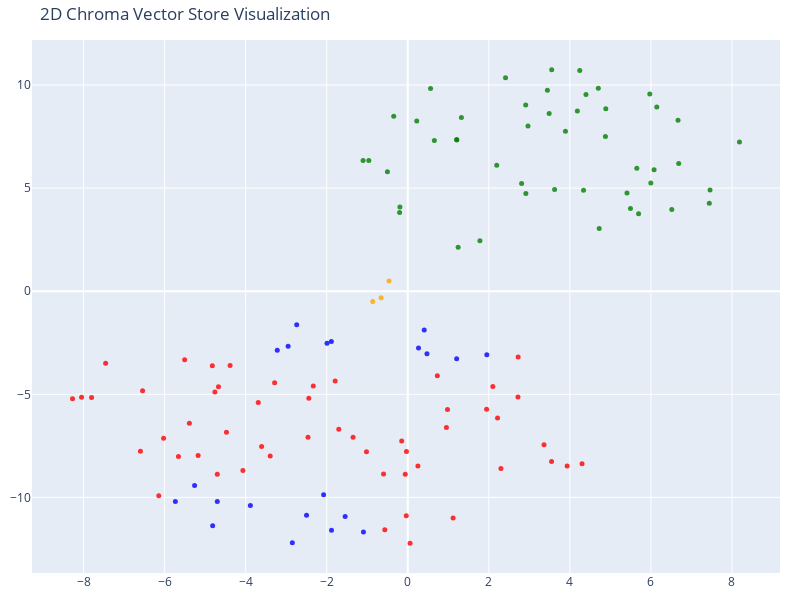

The cell this chart's notebook holds for it:
### Code cell
# We humans find it easier to visalize things in 2D!
# Reduce the dimensionality of the vectors to 2D using t-SNE
# (t-distributed stochastic neighbor embedding)

tsne = TSNE(n_components=2, random_state=42)
reduced_vectors = tsne.fit_transform(vectors)

# Create the 2D scatter plot
fig = go.Figure(data=[go.Scatter(
    x=reduced_vectors[:, 0],
    y=reduced_vectors[:, 1],
    mode='markers',
    marker=dict(size=5, color=colors, opacity=0.8),
    text=[f"Type: {t}<br>Text: {d[:100]}..." for t, d in zip(doc_types, documents)],
    hoverinfo='text'
)])

fig.update_layout(
    title='2D Chroma Vector Store Visualization',
    scene=dict(xaxis_title='x',yaxis_title='y'),
    width=800,
    height=600,
    margin=dict(r=20, b=10, l=10, t=40)
)

fig.show()

### Figure 1 — Plotly figure (JSON) as saved in the notebook; plotly's stock layout.template omitted (floating-point values rounded to 4 significant figures)
{"data": [{"hoverinfo": "text", "marker": {"color": ["orange", "orange", "orange", "red", "red", "red", "red", "red", "red", "red", "red", "red", "red", "red", "red", "red", "red", "red", "red", "red", "red", "red", "red", "red", "red", "red", "red", "red", "red", "red", "red", "red", "red", "red", "red", "red", "red", "red", "red", "red", "red", "red", "red", "red", "red", "red", "red", "red", "red", "red", "red", "red", "red", "red", "red", "green", "green", "green", "green", "green", "green", "green", "green", "green", "green", "green", "green", "green", "green", "green", "green", "green", "green", "green", "green", "green", "green", "green", "green", "green", "green", "green", "green", "green", "green", "green", "green", "green", "green", "green", "green", "green", "green", "green", "green", "green", "green", "green", "green", "green", "green", "green", "blue", "blue", "blue", "blue", "blue", "blue", "blue", "blue", "blue", "blue", "blue", "blue", "blue", "blue", "blue", "blue", "blue", "blue", "blue", "blue", "blue"], "opacity": 0.8, "size": 5}, "mode": "markers", "text": ["Type: company<br>Text: # About Insurellm\n\nInsurellm was founded by Avery Lancaster in 2015 as an insurance tech startup des...", "Type: company<br>Text: # Careers at Insurellm\n\nInsurellm is hiring! We are looking for talented software engineers, data sc...", "Type: company<br>Text: # Overview of Insurellm\n\nInsurellm is an innovative insurance tech firm with 200 employees across th...", "Type: contracts<br>Text: # Contract with Apex Reinsurance for Rellm: AI-Powered Enterprise Reinsurance Solution\n\n## Terms\n\n1....", "Type: contracts<br>Text: ## Renewal\n\n1. **Automatic Renewal**: This Agreement will automatically renew for successive one-yea...", "Type: contracts<br>Text: 2. **Seamless Integrations**: The architecture of Rellm allows for easy integration with existing sy...", "Type: contracts<br>Text: 1. **Technical Support**: Provider shall offer dedicated technical support to the Client via phone, ...", "Type: contracts<br>Text: **Insurellm, Inc.**  \n_____________________________  \nAuthorized Signature   \nDate: ________________...", "Type: contracts<br>Text: # Contract with Belvedere Insurance for Markellm\n\n## Terms\nThis Contract (\"Agreement\") is made and e...", "Type: contracts<br>Text: ## Renewal\n1. **Renewal Terms**: This Agreement may be renewed for additional one-year terms upon mu...", "Type: contracts<br>Text: ## Features\n1. **AI-Powered Matching**: Belvedere Insurance will benefit from Markellm's AI-powered ...", "Type: contracts<br>Text: ## Support\n1. **Technical Support**: Technical support will be available from 9 AM to 7 PM EST, Mond...", "Type: contracts<br>Text: **Belvedere Insurance**  \nSignature: ______________________  \nName: [Authorized Signatory]  \nTitle: ...", "Type: contracts<br>Text: # Contract with BrightWay Solutions for Markellm\n\n**Contract Date:** October 5, 2023  \n**Contract ID...", "Type: contracts<br>Text: 3. **Service Level Agreement (SLA):**  \n   Insurellm commits to a 99.9% uptime for the platform with...", "Type: contracts<br>Text: 2. **Real-Time Quote Availability:**  \n   Consumers sourced via BrightWay Solutions will receive rea...", "Type: contracts<br>Text: 3. **Training and Onboarding:**  \n   Insurellm agrees to provide one free training session on how to...", "Type: contracts<br>Text: # Contract with EverGuard Insurance for Rellm: AI-Powered Enterprise Reinsurance Solution\n\n**Contrac...", "Type: contracts<br>Text: 4. **Usage Rights**: EverGuard Insurance is granted a non-exclusive, non-transferable license to acc...", "Type: contracts<br>Text: 1. **Core Functionality**: Rellm provides EverGuard Insurance with advanced AI-driven analytics, sea...", "Type: contracts<br>Text: 1. **Customer Support**: Insurellm will provide EverGuard Insurance with 24/7 customer support, incl...", "Type: contracts<br>Text: ---\n\n**Signatures**  \n**For Insurellm**: __________________________  \n**Name**: John Smith  \n**Title...", "Type: contracts<br>Text: # Contract with GreenField Holdings for Markellm\n\n**Effective Date:** November 15, 2023  \n**Contract...", "Type: contracts<br>Text: ## Renewal\n1. **Automatic Renewal**: This contract will automatically renew for sequential one-year ...", "Type: contracts<br>Text: ## Features\n1. **AI-Powered Matching**: Access to advanced algorithms that connect GreenField Holdin...", "Type: contracts<br>Text: ## Support\n1. **Customer Support Access**: The Client will have access to dedicated support through ...", "Type: contracts<br>Text: **Signatures:**  \n_________________________                           _________________________  \n**...", "Type: contracts<br>Text: # Contract with Greenstone Insurance for Homellm\n\n---\n\n## Terms\n\n1. **Parties**: This Contract (\"Agr...", "Type: contracts<br>Text: 4. **Payment Terms**: \n   - The Customer shall pay an amount of $10,000 per month for the Standard T...", "Type: contracts<br>Text: ---\n\n## Features\n\n- **AI-Powered Risk Assessment**: Customer will have access to enhanced risk evalu...", "Type: contracts<br>Text: - **Customer Portal**: A dedicated portal will be provided, allowing the Customer's clients to manag...", "Type: contracts<br>Text: ______________________________  \n[Name], [Title]  \nDate: ______________________\n\n**For Greenstone In...", "Type: contracts<br>Text: # Contract with GreenValley Insurance for Homellm\n\n**Contract Date:** October 6, 2023  \n**Contract N...", "Type: contracts<br>Text: 4. **Confidentiality:** Both parties agree to maintain the confidentiality of proprietary informatio...", "Type: contracts<br>Text: 1. **AI-Powered Risk Assessment:** Access to advanced AI algorithms for real-time risk evaluations.\n...", "Type: contracts<br>Text: 3. **Regular Updates:** Insurellm will offer ongoing updates and enhancements to the Homellm platfor...", "Type: contracts<br>Text: # Contract with Pinnacle Insurance Co. for Homellm\n\n## Terms\nThis contract (\"Contract\") is entered i...", "Type: contracts<br>Text: ## Renewal\n1. **Renewal Terms**: At the end of the initial term, this Contract shall automatically r...", "Type: contracts<br>Text: ## Features\n1. **AI-Powered Risk Assessment**: Utilized for tailored underwriting decisions specific...", "Type: contracts<br>Text: ## Support\n1. **Technical Support**: Insurellm shall provide 24/7 technical support via an email and...", "Type: contracts<br>Text: # Contract with Roadway Insurance Inc. for Carllm\n\n---\n\n## Terms\n\n1. **Agreement Effective Date**: T...", "Type: contracts<br>Text: ---\n\n## Renewal\n\n1. **Automatic Renewal**: This agreement will automatically renew for an additional...", "Type: contracts<br>Text: ---\n\n## Features\n\n1. **Access to Core Features**: Roadway Insurance Inc. will have access to all Pro...", "Type: contracts<br>Text: ---\n\n## Support\n\n1. **Technical Support**: Roadway Insurance Inc. will receive priority technical su...", "Type: contracts<br>Text: # Contract with Stellar Insurance Co. for Rellm\n\n## Terms\nThis contract is made between **Insurellm*...", "Type: contracts<br>Text: ### Termination\nEither party may terminate this agreement with a **30-day written notice**. In the e...", "Type: contracts<br>Text: ## Features\nStellar Insurance Co. will receive access to the following features of the Rellm product...", "Type: contracts<br>Text: ## Support\nInsurellm provides Stellar Insurance Co. with the following support services:\n\n- **24/7 T...", "Type: contracts<br>Text: # Contract with TechDrive Insurance for Carllm\n\n**Contract Date:** October 1, 2024  \n**Contract Dura...", "Type: contracts<br>Text: ## Renewal\n\n1. **Automatic Renewal**: This contract shall automatically renew for additional one-yea...", "Type: contracts<br>Text: ## Support\n\n1. **Customer Support**: Insurellm will provide 24/7 customer support to TechDrive Insur...", "Type: contracts<br>Text: **TechDrive Insurance Representative:**  \nName: Sarah Johnson  \nTitle: Operations Director  \nDate: _...", "Type: contracts<br>Text: # Contract with Velocity Auto Solutions for Carllm\n\n**Contract Date:** October 1, 2023  \n**Contract ...", "Type: contracts<br>Text: ## Renewal\n\n1. **Automatic Renewal**: This contract will automatically renew for successive 12-month...", "Type: contracts<br>Text: ## Support\n\n1. **Customer Support**: Velocity Auto Solutions will have access to Insurellm’s custome...", "Type: employees<br>Text: # HR Record\n\n# Alex Chen\n\n## Summary\n- **Date of Birth:** March 15, 1990  \n- **Job Title:** Backend ...", "Type: employees<br>Text: ## Annual Performance History\n- **2020:**  \n  - Completed onboarding successfully.  \n  - Met expecta...", "Type: employees<br>Text: ## Compensation History\n- **2020:** Base Salary: $80,000  \n- **2021:** Base Salary Increase to $90,0...", "Type: employees<br>Text: Alex Chen continues to be a vital asset at Insurellm, contributing significantly to innovative backe...", "Type: employees<br>Text: # HR Record\n\n# Alex Harper\n\n## Summary\n- **Date of Birth**: March 15, 1993  \n- **Job Title**: Sales ...", "Type: employees<br>Text: ## Annual Performance History  \n- **2021**:  \n  - **Performance Rating**: 4.5/5  \n  - **Key Achievem...", "Type: employees<br>Text: - **2022**:  \n  - **Base Salary**: $65,000 (Promotion to Senior SDR)  \n  - **Bonus**: $13,000 (20% o...", "Type: employees<br>Text: # HR Record\n\n# Alex Thomson\n\n## Summary\n- **Date of Birth:** March 15, 1995  \n- **Job Title:** Sales...", "Type: employees<br>Text: ## Annual Performance History  \n- **2022** - Rated as \"Exceeds Expectations.\" Alex Thomson achieved ...", "Type: employees<br>Text: ## Other HR Notes\n- Alex Thomson is an active member of the Diversity and Inclusion committee at Ins...", "Type: employees<br>Text: # Avery Lancaster\n\n## Summary\n- **Date of Birth**: March 15, 1985  \n- **Job Title**: Co-Founder & Ch...", "Type: employees<br>Text: - **2010 - 2013**: Business Analyst at Edge Analytics  \n  Prior to joining Innovate, Avery worked as...", "Type: employees<br>Text: - **2018**: **Exceeds Expectations**  \n  Under Avery’s pivoted vision, Insurellm launched two new su...", "Type: employees<br>Text: - **2022**: **Satisfactory**  \n  Avery focused on rebuilding team dynamics and addressing employee c...", "Type: employees<br>Text: ## Compensation History\n- **2015**: $150,000 base salary + Significant equity stake  \n- **2016**: $1...", "Type: employees<br>Text: ## Other HR Notes\n- **Professional Development**: Avery has actively participated in leadership trai...", "Type: employees<br>Text: # HR Record\n\n# Emily Carter\n\n## Summary\n- **Date of Birth:** August 12, 1990  \n- **Job Title:** Acco...", "Type: employees<br>Text: - **2017-2019:** Marketing Intern  \n  - Assisted with market research and campaign development for s...", "Type: employees<br>Text: ## Compensation History\n| Year | Base Salary | Bonus         | Total Compensation |\n|------|--------...", "Type: employees<br>Text: Emily Carter exemplifies the kind of talent that drives Insurellm's success and is an invaluable ass...", "Type: employees<br>Text: # HR Record\n\n# Emily Tran\n\n## Summary\n- **Date of Birth:** March 18, 1991  \n- **Job Title:** Digital...", "Type: employees<br>Text: - **January 2017 - May 2018**: Marketing Intern  \n  - Supported the Marketing team by collaborating ...", "Type: employees<br>Text: - **2021**:  \n  - Performance Rating: Meets Expectations  \n  - Key Achievements: Contributed to the ...", "Type: employees<br>Text: - **Professional Development Goals**:  \n  - Emily Tran aims to become a Marketing Manager within the...", "Type: employees<br>Text: # HR Record\n\n# Jordan Blake\n\n## Summary\n- **Date of Birth:** March 15, 1993  \n- **Job Title:** Sales...", "Type: employees<br>Text: ## Annual Performance History\n- **2021:** First year at Insurellm; achieved 90% of monthly targets. ...", "Type: employees<br>Text: ## Other HR Notes\n- Jordan has shown an interest in continuing education, actively participating in ...", "Type: employees<br>Text: # HR Record\n\n# Jordan K. Bishop\n\n## Summary\n- **Date of Birth:** March 15, 1990\n- **Job Title:** Fro...", "Type: employees<br>Text: ## Annual Performance History\n- **2019:** Exceeds Expectations - Continuously delivered high-quality...", "Type: employees<br>Text: ## Compensation History\n- **June 2018:** Starting Salary - $85,000\n- **June 2019:** Salary Increase ...", "Type: employees<br>Text: ## Other HR Notes\n- Jordan K. Bishop has been an integral part of club initiatives, including the In...", "Type: employees<br>Text: # HR Record\n\n# Maxine Thompson\n\n## Summary\n- **Date of Birth:** January 15, 1991  \n- **Job Title:** ...", "Type: employees<br>Text: ## Insurellm Career Progression\n- **January 2017 - October 2018**: **Junior Data Engineer**  \n  * Ma...", "Type: employees<br>Text: ## Annual Performance History\n- **2017**: *Meets Expectations*  \n  Maxine showed potential in her ro...", "Type: employees<br>Text: - **2021**: *Exceeds Expectations*  \n  Maxine spearheaded the transition to a new data warehousing s...", "Type: employees<br>Text: ## Compensation History\n- **2017**: $70,000 (Junior Data Engineer)  \n- **2018**: $75,000 (Junior Dat...", "Type: employees<br>Text: # HR Record\n\n# Oliver Spencer\n\n## Summary\n- **Date of Birth**: May 14, 1990  \n- **Job Title**: Backe...", "Type: employees<br>Text: ## Annual Performance History\n- **2018**: **3/5** - Adaptable team player but still learning to take...", "Type: employees<br>Text: ## Compensation History\n- **March 2018**: Initial salary of $80,000.\n- **July 2019**: Salary increas...", "Type: employees<br>Text: # Samantha Greene\n\n## Summary\n- **Date of Birth:** October 14, 1990\n- **Job Title:** HR Generalist\n-...", "Type: employees<br>Text: ## Annual Performance History\n- **2020:** Exceeds Expectations  \n  Samantha Greene demonstrated exce...", "Type: employees<br>Text: ## Compensation History\n- **2020:** Base Salary - $55,000  \n  The entry-level salary matched industr...", "Type: employees<br>Text: - **2023:** Base Salary - $70,000  \n  Recognized for substantial improvement in employee relations m...", "Type: employees<br>Text: # HR Record\n\n# Samuel Trenton\n\n## Summary\n- **Date of Birth:** April 12, 1989  \n- **Job Title:** Sen...", "Type: employees<br>Text: ## Annual Performance History\n- **2023:** Rating: 4.5/5  \n  *Samuel exceeded expectations, successfu...", "Type: employees<br>Text: ## Compensation History\n- **2023:** Base Salary: $115,000 + Bonus: $15,000  \n  *Annual bonus based o...", "Type: employees<br>Text: - **Engagement in Company Culture:** Regularly participates in team-building events and contributes ...", "Type: products<br>Text: # Product Summary\n\n# Carllm\n\n## Summary\n\nCarllm is an innovative auto insurance product developed by...", "Type: products<br>Text: - **Instant Quoting**: With Carllm, insurance companies can offer near-instant quotes to customers, ...", "Type: products<br>Text: - **Mobile Integration**: Carllm is designed to work seamlessly with mobile applications, providing ...", "Type: products<br>Text: - **Professional Tier**: $2,500/month\n  - For medium-sized companies.\n  - All Basic Tier features pl...", "Type: products<br>Text: ### Q2 2025: Customer Experience Improvements\n- Launch of a new **mobile app** for end-users.\n- Intr...", "Type: products<br>Text: # Product Summary\n\n# Homellm\n\n## Summary\nHomellm is an innovative home insurance product developed b...", "Type: products<br>Text: ### 2. Dynamic Pricing Model\nWith Homellm's innovative dynamic pricing model, insurance providers ca...", "Type: products<br>Text: ### 5. Multi-Channel Integration\nHomellm seamlessly integrates into existing insurance platforms, pr...", "Type: products<br>Text: - **Basic Tier:** Starting at $5,000/month for small insurers with basic integration features.\n- **S...", "Type: products<br>Text: All tiers include a comprehensive training program and ongoing updates to ensure optimal performance...", "Type: products<br>Text: With Homellm, Insurellm is committed to transforming the landscape of home insurance, ensuring both ...", "Type: products<br>Text: # Product Summary\n\n# Markellm\n\n## Summary\n\nMarkellm is an innovative two-sided marketplace designed ...", "Type: products<br>Text: - **User-Friendly Interface**: Designed with user experience in mind, Markellm features an intuitive...", "Type: products<br>Text: - **Customer Support**: Our dedicated support team is always available to assist both consumers and ...", "Type: products<br>Text: ### For Insurance Companies:\n- **Basic Listing Fee**: $199/month for a featured listing on the platf...", "Type: products<br>Text: ### Q3 2025\n- Initiate a comprehensive marketing campaign targeting both consumers and insurers to i...", "Type: products<br>Text: # Product Summary\n\n# Rellm: AI-Powered Enterprise Reinsurance Solution\n\n## Summary\n\nRellm is an inno...", "Type: products<br>Text: ### Seamless Integrations\nRellm's architecture is designed for effortless integration with existing ...", "Type: products<br>Text: ### Regulatory Compliance Tools\nRellm includes built-in compliance tracking features to help organiz...", "Type: products<br>Text: Join the growing number of organizations leveraging Rellm to enhance their reinsurance processes whi...", "Type: products<br>Text: Experience the future of reinsurance with Rellm, where innovation meets reliability. Let Insurellm h..."], "type": "scatter", "x": [-0.6575, -0.4621, -0.8648, -6.597, -6.025, -6.144, -2.462, 3.548, 0.9803, -8.272, 0.7296, -1.702, 3.362, 1.946, 2.719, 2.1, 2.215, -5.658, -5.173, -4.7, -3.395, 2.299, 0.9538, -7.802, 1.119, 2.724, 3.932, -0.03244, -7.455, -0.5667, -1.019, 4.3, 0.2505, -0.06197, -0.03673, -0.5974, -0.1497, -8.049, 0.05689, -1.35, -5.505, -6.544, -3.689, -3.285, -4.474, -5.389, -4.068, -3.607, -4.384, -4.671, -2.331, -1.792, -4.823, -4.76, -2.442, 5.495, 1.207, 4.397, 1.243, 5.652, 3.489, 4.877, 6.077, 2.966, 6.685, -0.2016, -0.5023, -0.9613, -1.103, 4.244, -0.1938, 4.337, 2.195, 4.886, 1.78, 3.623, 2.809, 3.891, 2.914, 5.997, 4.185, 7.458, 6.515, 0.6561, 3.552, 7.441, 4.723, 0.5623, 0.2224, -0.3463, 2.412, 5.695, 1.208, 4.701, 6.668, 1.323, 5.972, 6.145, 5.409, 2.91, 3.445, 8.185, -1.885, -1.993, -2.952, -3.221, -2.741, -1.882, -1.093, -1.545, -2.076, -2.848, -2.498, 0.2647, 0.4733, 1.206, 1.95, 0.406, -4.7, -5.734, -5.26, -4.814, -3.884], "y": [-0.3126, 0.491, -0.4927, -7.761, -7.125, -9.923, -7.076, -8.259, -5.739, -5.212, -4.099, -6.688, -7.441, -5.726, -5.124, -4.626, -6.149, -8.014, -7.963, -8.88, -7.989, -8.599, -6.604, -5.155, -11.0, -3.189, -8.475, -7.775, -3.497, -11.57, -7.786, -8.373, -8.476, -8.874, -10.89, -8.863, -7.265, -5.139, -12.22, -7.087, -3.326, -4.825, -5.392, -4.433, -6.839, -6.405, -8.698, -7.532, -3.602, -4.631, -4.592, -4.349, -3.612, -4.89, -5.186, 4.007, 7.363, 9.545, 2.138, 5.966, 8.62, 7.508, 5.891, 8.008, 6.199, 3.823, 5.799, 6.341, 6.345, 10.71, 4.083, 4.902, 6.109, 8.846, 2.447, 4.929, 5.225, 7.764, 4.742, 5.255, 8.737, 4.913, 3.962, 7.312, 10.74, 4.264, 3.041, 9.836, 8.257, 8.489, 10.35, 3.762, 7.331, 9.85, 8.288, 8.425, 9.561, 8.932, 4.769, 9.038, 9.75, 7.235, -2.441, -2.526, -2.668, -2.858, -1.622, -11.6, -11.68, -10.92, -9.873, -12.19, -10.87, -2.752, -3.038, -3.278, -3.085, -1.878, -10.2, -10.2, -9.419, -11.37, -10.4]}], "layout": {"height": 600, "margin": {"b": 10, "l": 10, "r": 20, "t": 40}, "scene": {"xaxis": {"title": {"text": "x"}}, "yaxis": {"title": {"text": "y"}}}, "title": {"text": "2D Chroma Vector Store Visualization"}, "width": 800}}
